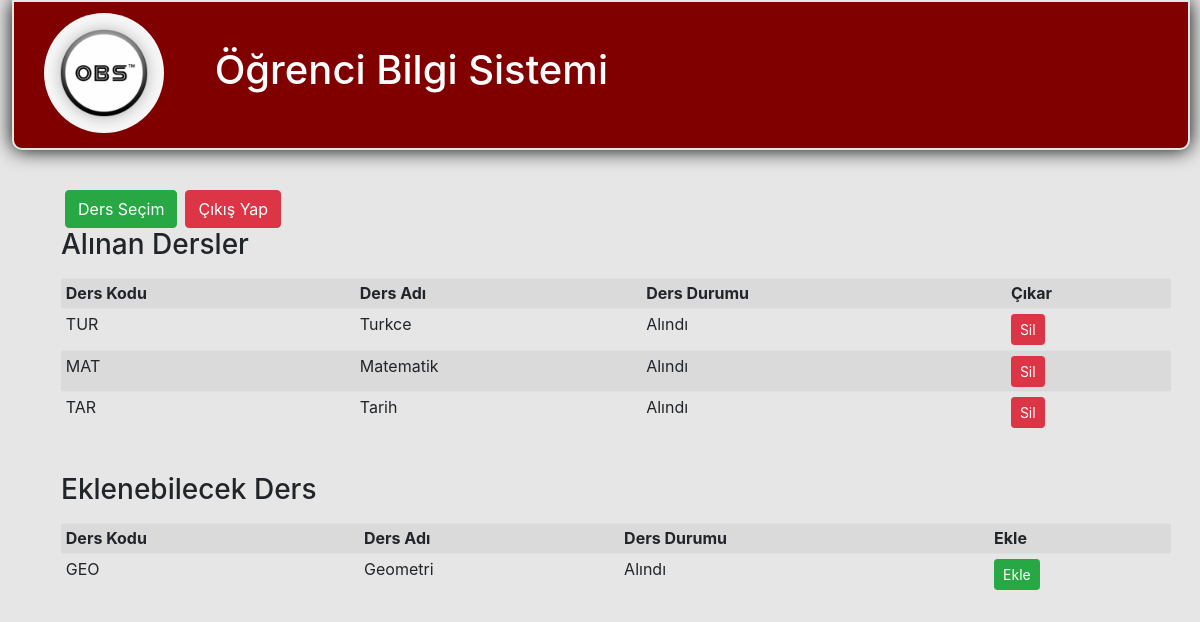
/sclasses.php (signed in), run on the app's committed database.
### tables this page shows
CREATE TABLE `pickedClasses` (
  `pcID` int(11) NOT NULL,
  `studentNumber` int(11) NOT NULL,
  `classID` int(5) NOT NULL,
  `className` varchar(255) NOT NULL
);

CREATE TABLE `classes` (
  `classID` int(11) NOT NULL,
  `classCode` varchar(3) NOT NULL,
  `className` varchar(255) NOT NULL
);

### sclasses.php (the view, shortened to what this page needs)
<html>
<head>
    <link href="css/bootstrap.css" rel="stylesheet" media="screen"/>
    <link href="style.css" rel="stylesheet" media="screen"/>
</head>
<body style="background-color:#E6E6E6">
<header>
    <div class="row baslik">
        <div class="page-header selam">
            <h1 class="text-white mt-3">
                <img src="obsLogo.png" class="rounded-circle logo" height="150px" width="150px"/>
                Öğrenci Bilgi Sistemi
            </h1>
        </div>
    </div>
</header>
    <?php
    include('conn.php');
    $sql = "SELECT c.classID, c.classCode,p.className, p.pcID from classes c LEFT JOIN pickedClasses p on c.classID =p.classID LEFT JOIN users u on p.studentNumber=u.userNo where p.studentNumber='".$_COOKIE['userId']."'";
    $results = mysqli_query($connect, $sql) or die("Bağlantı Başarısız");
?>
<div class="container">
    <div class="row butonlar">
        <a class="btn btn-success mr-2" href="sclasses.php">Ders Seçim</a>
        <a class="btn btn-danger" href="index.php?action=loqout">Çıkış Yap</a>
    </div>
    <h3 class="ml-3">Alınan Dersler</h3>
    <table class="table table-striped  table-sm ml-3 mt-3">
        <tr>
            <th>Ders Kodu </th>
            <th>Ders Adı</th>
            <th>Ders Durumu</th>
            <th>Çıkar</th>
        </tr>
        <?php
        $arr=array();
        foreach($results as $value) {
            if($value['className']!=null)
            {
                array_push($arr, $value['className'] );
            }
            echo  '<tr><td>' . $value['classCode']     . '</td>';
            echo  '<td>' . $value['className']     .  '</td>';
            echo   '<td>Alındı </td>';
            echo '<td> <a class="btn btn-danger btn-sm" href="sclasses.php?action=deleteClass&pcID='.$value['pcID'].'">Sil </a> </td></tr>';
        }
        ?>
    </table>
    <br>
    <h3 class="ml-3">Eklenebilecek Ders</h3>
    <table class="table table-striped table-sm ml-3 mt-3">
        <tr>
            <th>Ders Kodu </th>
            <th>Ders Adı</th>
            <th>Ders Durumu</th>
            <th>Ekle</th>
        </tr>
        <?php
        $sql2=" SELECT * from classes where classes.className not in ( '" . implode( "', '" , $arr ) . "' ) ";
        $results2 = mysqli_query($connect, $sql2) or die("İşlem Başarısız".mysqli_error($connect));
        foreach($results2 as $value) {
            echo  '<tr><td>' . $value['classCode']     . '</td>';
            echo  '<td>' . $value['className']     .  '</td>';
            echo   '<td>Alındı </td>';
            echo '<th> <a class="btn btn-success btn-sm" href="sclasses.php?action=addClass&dersAdi='.$value['className'].'&dersID='.$value['classID'].'">Ekle </a> </th></tr>';
        }
        ?>
</div>
</body>
</html>

### style.css (style rules this page uses)
.baslik { border:2px solid #E6E6E6; margin-left:12px; height:150px; width: 98.2%; background-color: maroon ; box-shadow: 0px 0px 20px 0px black; -webkit-border-bottom-right-radius: 10px; -webkit-border-bottom-left-radius: 10px; -moz-border-radius-bottomright: 10px; -moz-border-radius-bottomleft: 10px; border-bottom-right-radius: 10px; border-bottom-left-radius: 10px; }
.selam { margin-left:30px; margin-right:50px; margin-top: -5px; height: 270px; }
.logo { margin-right:40px; height:120px; width:120px; }
.butonlar { margin-left:20px; margin-top:40px; }

### data on the page
pickedclasses: classID.classCode "TUR", className "Turkce"
pickedclasses: classID.classCode "MAT", className "Matematik"
pickedclasses: classID.classCode "TAR", className "Tarih"
classes: classCode "GEO", className "Geometri"
